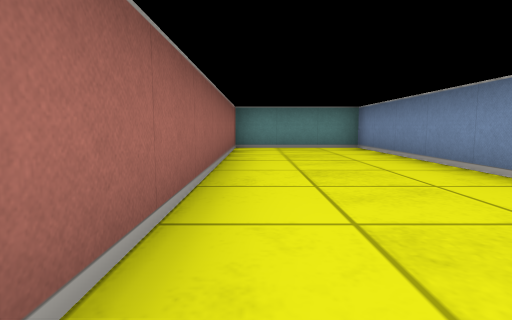
view 1 (above)

23 first-person views from a walk through a cub3D maze. The camera is about half as high as the walls, tilts 6° down and sees 80° across. The floor is counted in squares. Each view is taken from the middle of a square. On the plan, view 1 faces up. The plan holds only what a view shows up to about 9 squares ahead; the rest is blank.

view 2
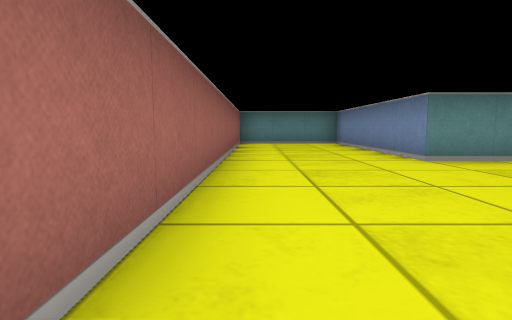

view 3
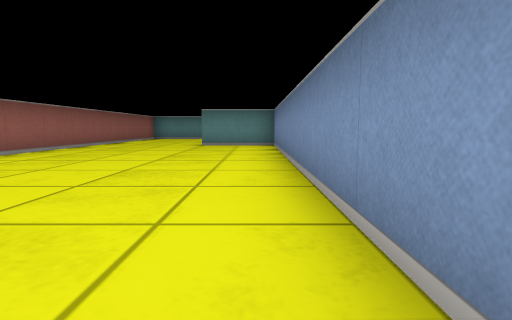

view 4
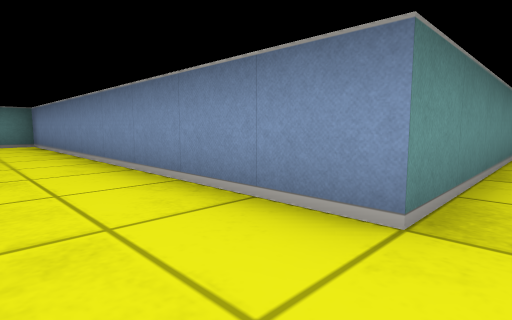

view 5
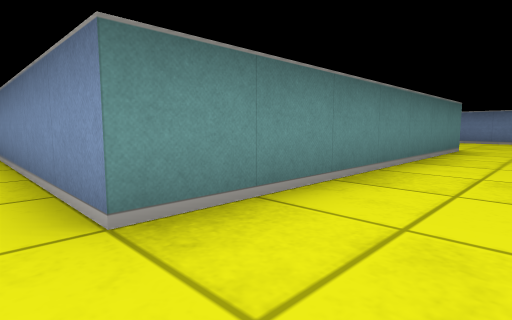

view 6
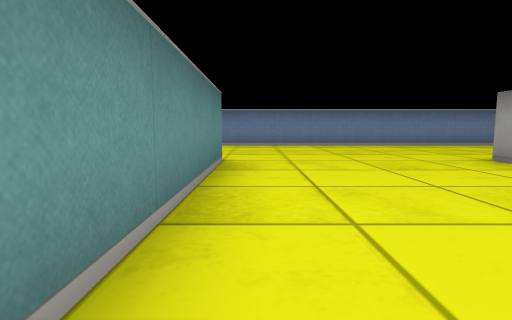

view 7
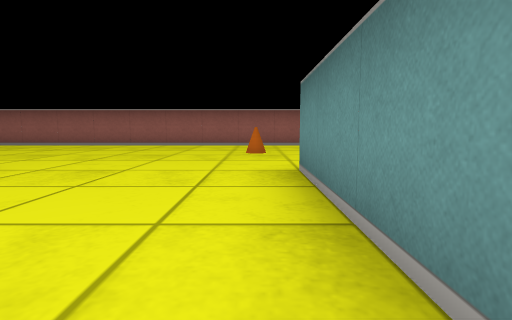

view 8
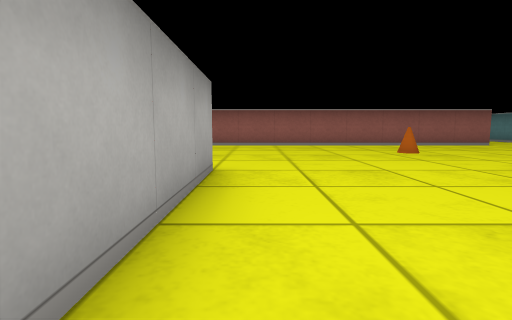

view 9
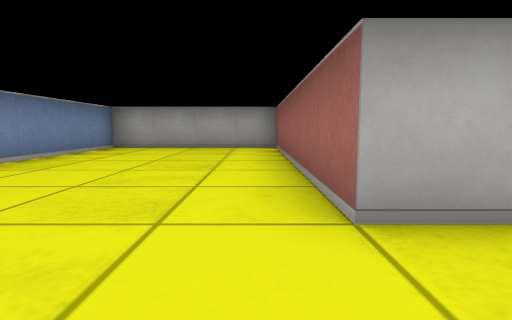

view 10
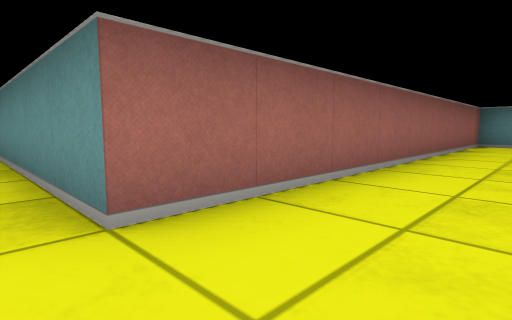

view 11
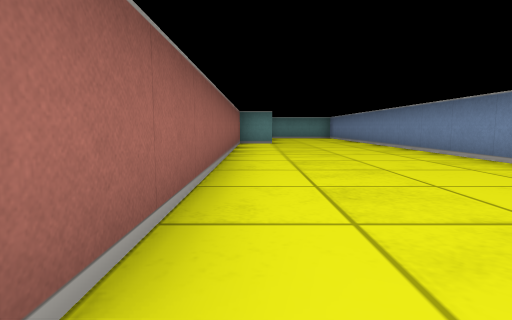

view 12
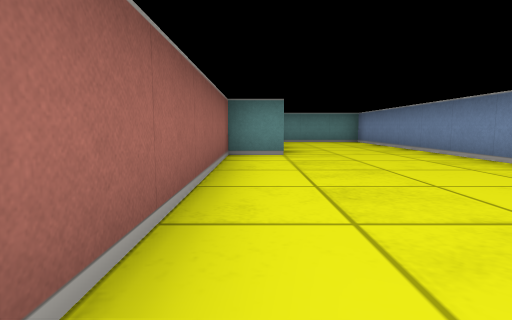

view 13
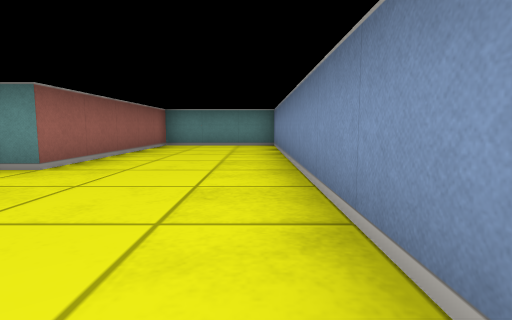

view 14
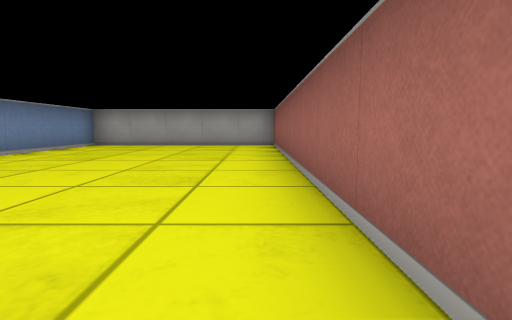

view 15
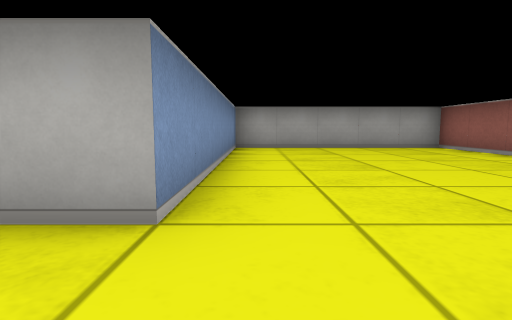

view 16
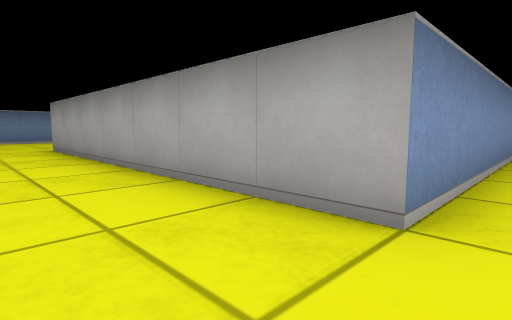

view 17
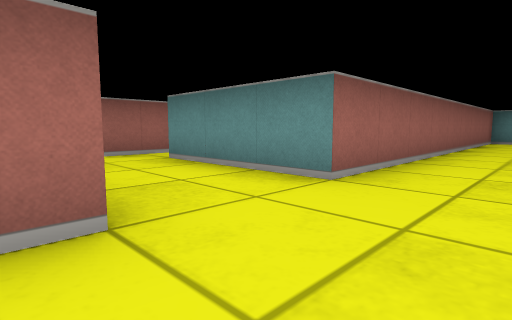

view 18
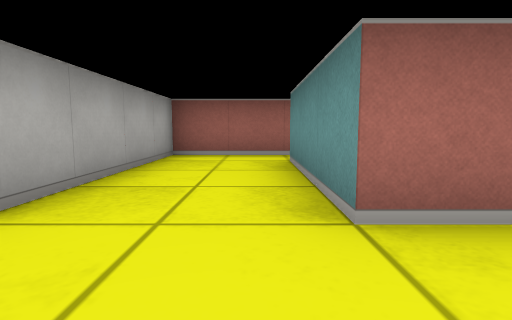

view 19
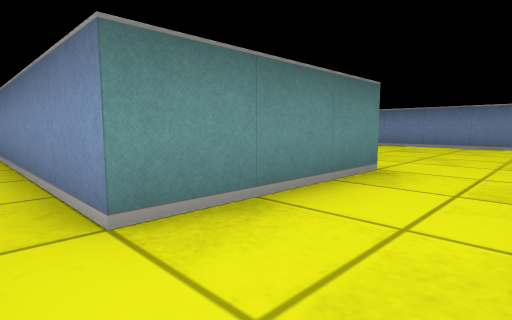

view 20
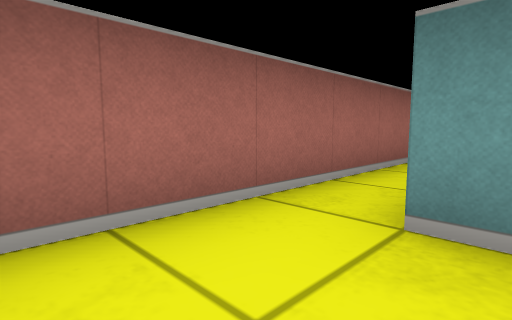

view 21
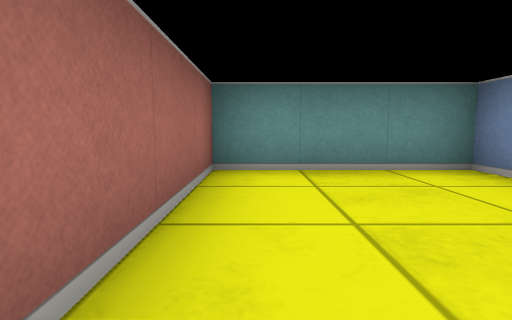

view 22
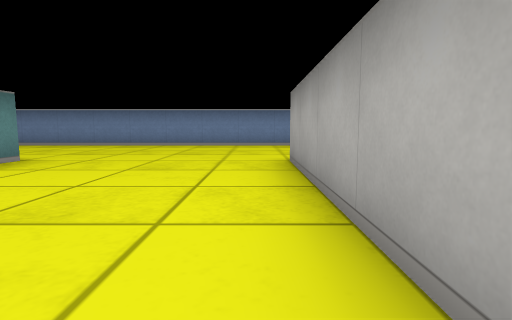

view 23
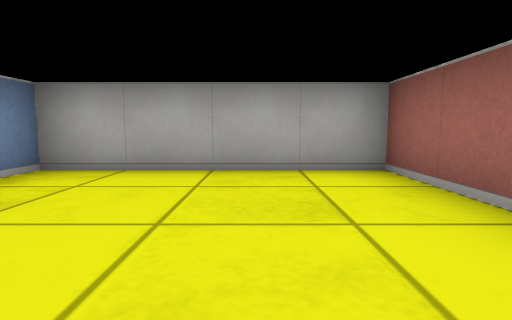

### Floor plan
Points are (right, up) in squares from view 1. A wall is a line through its corners. A room is listed if a view was taken in it or the views show most of it. See-through windows are left out.
Room 1 (views 1, 2, 3, 4, 5, 6, 7, 8, 9, 10, 11, 12, 13, 14, 15, 16, 17, 18, 19, 20, 21, 22, 23)
walls: (-0.5, -3.4) (-0.5, -16.5) (4.5, -16.5) (4.5, -10.5) (11.5, -10.5) (11.5, -16.5) (15.5, -16.5) (15.5, 7.5) (12.5, 7.5) (12.5, 2.5) (11.5, 2.5) (11.5, -6.5) (4.5, -6.5) (4.5, 2.5) (2.5, 2.5) (2.5, 7.5) (-0.5, 7.5) (-0.5, -1.5) (-3.5, -1.5); (-4.5, -1.6) (-4.5, -3.5) (-0.8, -3.5)
ways out: opening at (-4, -1)
objects: cone (2, -7)

Where each view was taken, in squares from view 1:
view 1: 0 up, 0 right, facing up
view 2: 2 down, 0 right, facing up
view 3: 6 down, 4 right, facing up
view 4: 7 down, 3 right, facing up-right
view 5: 8 down, 4 right, facing up-right
view 6: 7 down, 7 right, facing right
view 7: 7 down, 8 right, facing left
view 8: 10 down, 8 right, facing left
view 9: 9 down, 12 right, facing down
view 10: 7 down, 13 right, facing up-left
view 11: 7 down, 12 right, facing up
view 12: 3 down, 12 right, facing up
view 13: 1 down, 15 right, facing up
view 14: 8 down, 0 right, facing down
view 15: 9 down, 4 right, facing down
view 16: 9 down, 4 right, facing down-right
view 17: 4 down, 1 right, facing up-left
view 18: 2 down, 1 right, facing left
view 19: 3 down, 4 left, facing up-right
view 20: 3 down, 3 left, facing up-left
view 21: 4 up, 0 right, facing up
view 22: 10 down, 7 right, facing right
view 23: 13 down, 13 right, facing down
